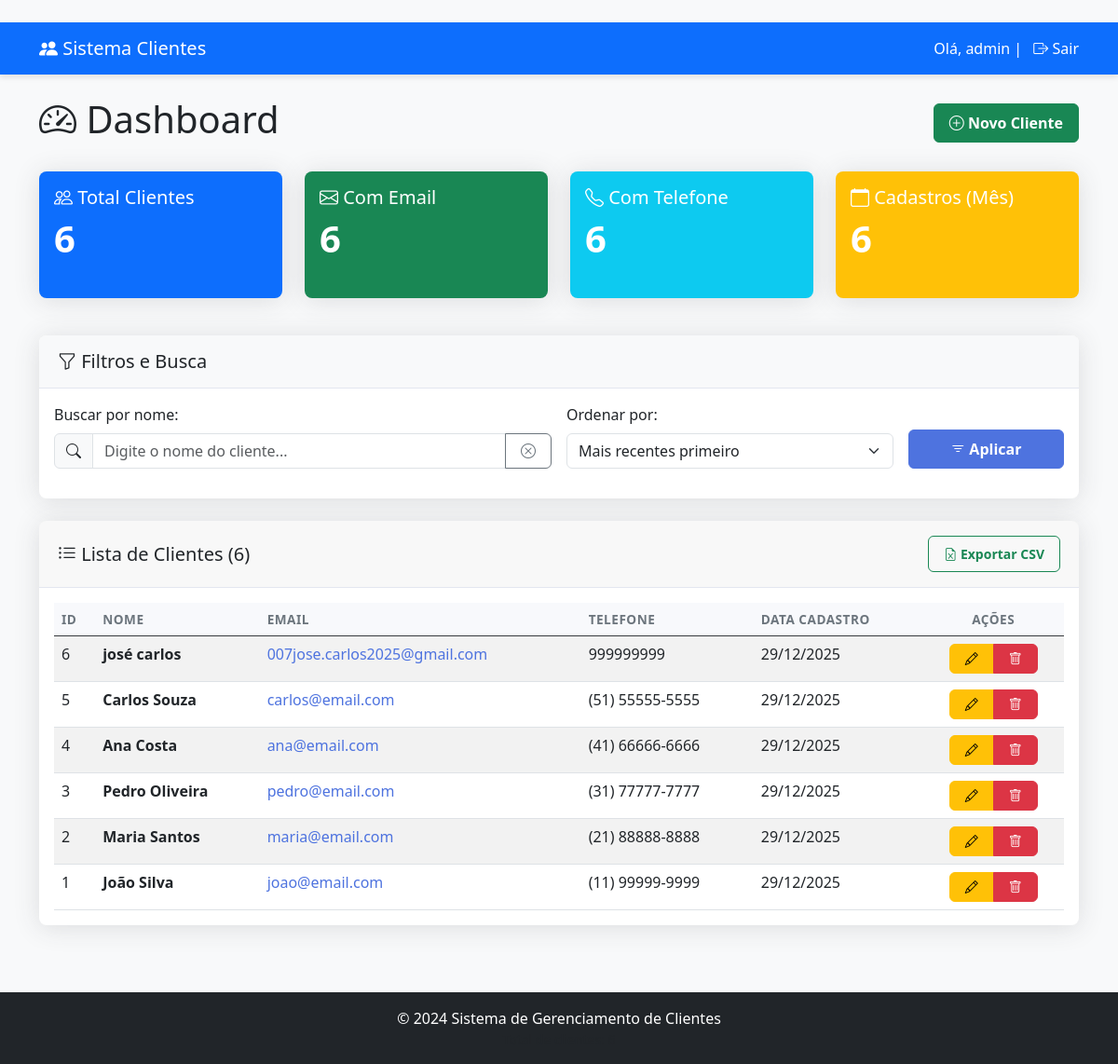
/ (signed in), run on the app's committed database.
### tables this page shows
CREATE TABLE clientes (
                        id INTEGER PRIMARY KEY AUTOINCREMENT,
                        nome TEXT NOT NULL,
                        email TEXT,
                        telefone TEXT,
                        data_cadastro TIMESTAMP DEFAULT CURRENT_TIMESTAMP
                    );

### app.py (the view)
@app.route('/')
def home():
    if "user" not in session:
        return redirect("/login")
    try:
        conn = get_db_connection()
        total_clientes = conn.execute("SELECT COUNT(*) FROM clientes").fetchone()[0]
        clientes_com_email = conn.execute("SELECT COUNT(*) FROM clientes WHERE email IS NOT NULL AND email != ''").fetchone()[0]
        clientes_com_telefone = conn.execute("SELECT COUNT(*) FROM clientes WHERE telefone IS NOT NULL AND telefone != ''").fetchone()[0]
        try:
            mes_atual = date.today().strftime('%Y-%m')
            cadastros_mes = conn.execute("""SELECT COUNT(*) FROM clientes
                                           WHERE strftime('%Y-%m', data_cadastro) = ?""",
                                        (mes_atual,)).fetchone()[0]
        except:
            cadastros_mes = 0
        search = request.args.get('search', '')
        ordenar = request.args.get('ordenar', 'id_desc')
        query = "SELECT * FROM clientes WHERE 1=1"
        params = []
        if search:
            query += " AND nome LIKE ?"
            params.append(f"%{search}%")
        if ordenar == 'nome_asc':
            query += " ORDER BY nome ASC"
        elif ordenar == 'nome_desc':
            query += " ORDER BY nome DESC"
        elif ordenar == 'id_asc':
            query += " ORDER BY id ASC"
        else:
            query += " ORDER BY id DESC"
        clientes = conn.execute(query, params).fetchall()
        conn.close()
        return render_template("index.html",
                             clientes=clientes,
                             total_clientes=total_clientes,
                             clientes_com_email=clientes_com_email,
                             clientes_com_telefone=clientes_com_telefone,
                             cadastros_mes=cadastros_mes)
    except Exception as e:
        return f"<h1>Erro no servidor</h1><p>{str(e)}</p><a href='/'>Voltar</a>"

### app.py (called while the page is built)
def get_db_connection():
    conn = sqlite3.connect(app.config['SQLITE_DATABASE'], detect_types=sqlite3.PARSE_DECLTYPES)
    conn.row_factory = sqlite3.Row
    return conn

### templates/index.html (shortened to what this page needs)
﻿<!DOCTYPE html>
<html lang="pt-br">
<head>
    <link href="https://cdn.jsdelivr.net/npm/bootstrap@5.3.0/dist/css/bootstrap.min.css" rel="stylesheet">
    <link rel="stylesheet" href="https://cdn.jsdelivr.net/npm/bootstrap-icons@1.10.0/font/bootstrap-icons.css">
    <link rel="stylesheet" href="{{ url_for('static', filename='css/style.css') }}">
</head>
<body class="bg-light">
    <nav class="navbar navbar-expand-lg navbar-dark bg-primary">
        <div class="container">
            <a class="navbar-brand" href="/">
                <i class="bi bi-people-fill"></i> Sistema Clientes
            </a>
            <span class="navbar-text text-white">
                Olá, {{ session["user"] }} |
                <a href="/logout" class="text-white text-decoration-none ms-2">
                    <i class="bi bi-box-arrow-right"></i> Sair
                </a>
            </span>
        </div>
    </nav>
    <div class="container mt-4">
        <div class="d-flex justify-content-between align-items-center mb-4">
            <h1><i class="bi bi-speedometer2"></i> Dashboard</h1>
            <a href="/cliente/add" class="btn btn-success">
                <i class="bi bi-plus-circle"></i> Novo Cliente
            </a>
        </div>
        <div class="row mb-4">
            <div class="col-md-3 mb-3">
                <div class="card text-white bg-primary h-100">
                    <div class="card-body">
                        <h5 class="card-title"><i class="bi bi-people"></i> Total Clientes</h5>
                        <p class="card-text display-6">{{ total_clientes }}</p>
                    </div>
                </div>
            </div>
            <div class="col-md-3 mb-3">
                <div class="card text-white bg-success h-100">
                    <div class="card-body">
                        <h5 class="card-title"><i class="bi bi-envelope"></i> Com Email</h5>
                        <p class="card-text display-6">{{ clientes_com_email }}</p>
                    </div>
                </div>
            </div>
            <div class="col-md-3 mb-3">
                <div class="card text-white bg-info h-100">
                    <div class="card-body">
                        <h5 class="card-title"><i class="bi bi-telephone"></i> Com Telefone</h5>
                        <p class="card-text display-6">{{ clientes_com_telefone }}</p>
                    </div>
                </div>
            </div>
            <div class="col-md-3 mb-3">
                <div class="card text-white bg-warning h-100">
                    <div class="card-body">
                        <h5 class="card-title"><i class="bi bi-calendar"></i> Cadastros (Mês)</h5>
                        <p class="card-text display-6">{{ cadastros_mes }}</p>
                    </div>
                </div>
            </div>
        </div>
        <div class="card mb-4">
            <div class="card-header bg-light">
                <h5 class="mb-0"><i class="bi bi-funnel"></i> Filtros e Busca</h5>
            </div>
            <div class="card-body">
                <form method="GET" action="/" class="row g-3">
                    <div class="col-md-6">
                        <label for="search" class="form-label">Buscar por nome:</label>
                        <div class="input-group">
                            <span class="input-group-text"><i class="bi bi-search"></i></span>
                            <input type="text" class="form-control" id="search" name="search"
                                   placeholder="Digite o nome do cliente..."
                                   value="{{ request.args.get('search', '') }}">
                            <button class="btn btn-outline-secondary" type="button" onclick="document.getElementById('search').value='';this.form.submit()">
                                <i class="bi bi-x-circle"></i>
                            </button>
                        </div>
                    </div>
                    <div class="col-md-4">
                        <label for="ordenar" class="form-label">Ordenar por:</label>
                        <select class="form-select" id="ordenar" name="ordenar">
                            <option value="id_desc" {% if request.args.get('ordenar') == 'id_desc' or not request.args.get('ordenar') %}selected{% endif %}>
                                Mais recentes primeiro
                            </option>
                        </select>
                    </div>
                    <div class="col-md-2 d-flex align-items-end">
                        <div class="d-grid gap-2 w-100">
                            <button type="submit" class="btn btn-primary">
                                <i class="bi bi-filter"></i> Aplicar
                            </button>
                        </div>
                    </div>
                </form>
            </div>
        </div>
        <div class="card">
            <div class="card-header d-flex justify-content-between align-items-center">
                <h5 class="mb-0"><i class="bi bi-list-ul"></i> Lista de Clientes ({{ clientes|length }})</h5>
                <div>
                    <a href="/export/csv" class="btn btn-sm btn-outline-success">
                        <i class="bi bi-file-earmark-excel"></i> Exportar CSV
                    </a>
                </div>
            </div>
            <div class="card-body">
                {% if clientes %}
                <div class="table-responsive">
                    <table class="table table-hover table-striped">
                        <thead class="table-dark">
                            <tr>
                                <th>ID</th>
                                <th>Nome</th>
                                <th>Email</th>
                                <th>Telefone</th>
                                <th>Data Cadastro</th>
                                <th class="text-center">Ações</th>
                            </tr>
                        </thead>
                        <tbody>
                            {% for cliente in clientes %}
                            <tr>
                                <td>{{ cliente.id }}</td>
                                <td><strong>{{ cliente.nome }}</strong></td>
                                <td>
                                    {% if cliente.email %}
                                    <a href="mailto:{{ cliente.email }}">{{ cliente.email }}</a>
                                    {% else %}
                                    <span class="text-muted">-</span>
                                    {% endif %}
                                </td>
                                <td>
                                    {% if cliente.telefone %}
                                    {{ cliente.telefone }}
                                    {% else %}
                                    <span class="text-muted">-</span>
                                    {% endif %}
                                </td>
                                <td>
                                    {% if cliente.data_cadastro %}
                                    {{ cliente.data_cadastro.strftime('%d/%m/%Y') }}
                                    {% else %}
                                    <span class="text-muted">-</span>
                                    {% endif %}
                                </td>
                                <td class="text-center">
                                    <div class="btn-group btn-group-sm" role="group">
                                        <a href="/cliente/edit/{{ cliente.id }}" class="btn btn-warning"
                                           title="Editar">
                                            <i class="bi bi-pencil"></i>
                                        </a>
                                        <button type="button" class="btn btn-danger"
                                                onclick="confirmDelete({{ cliente.id }}, '{{ cliente.nome }}')"
                                                title="Excluir">
                                            <i class="bi bi-trash"></i>
                                        </button>
                                    </div>
                                </td>
                            </tr>
                            {% endfor %}
                        </tbody>
                    </table>
                </div>
                {% endif %}
            </div>
        </div>
    </div>
    <footer class="mt-5 py-3 bg-dark text-white">
        <div class="container text-center">
            <p class="mb-0">&copy; 2024 Sistema de Gerenciamento de Clientes</p>
            <small class="text-muted">Total de clientes: {{ total_clientes }}</small>
        </div>
    </footer>
</body>
</html>

### static/css/style.css (style rules this page uses)
:root { --primary-color: #4e73df; --secondary-color: #858796; --success-color: #1cc88a; --info-color: #36b9cc; --warning-color: #f6c23e; --danger-color: #e74a3b; --light-color: #f8f9fc; --dark-color: #5a5c69; }
body { background-color: #f8f9fc; font-family: 'Segoe UI', Tahoma, Geneva, Verdana, sans-serif; min-height: 100vh; display: flex; flex-direction: column; }
.navbar { box-shadow: 0 3px 6px rgba(0,0,0,0.1); }
.card { border: none; border-radius: 0.5rem; box-shadow: 0 0.15rem 1.75rem 0 rgba(58, 59, 69, 0.15); margin-bottom: 1.5rem; }
.card-header { border-bottom: 1px solid #e3e6f0; border-radius: 0.5rem 0.5rem 0 0 !important; padding: 1rem 1.25rem; }
.btn { border-radius: 0.375rem; font-weight: 600; padding: 0.5rem 1rem; }
.btn-primary { background-color: var(--primary-color); border-color: var(--primary-color); }
.table { margin-bottom: 0; }
.table th { border-top: none; font-weight: 600; color: #6c757d; text-transform: uppercase; font-size: 0.85rem; letter-spacing: 0.5px; background-color: #f8f9fc; }
.card .display-6 { font-weight: 700; margin-bottom: 0; }
body { min-height: 100vh; display: flex; flex-direction: column; }
.container { flex: 1; }
a { text-decoration: none; color: var(--primary-color); }

### data on the page
clientes: id "6", nome "josé carlos", email "007jose.carlos2025@gmail.com", telefone "999999999", data_cadastro "29/12/2025"
clientes: id "5", nome "Carlos Souza", email "carlos@email.com", telefone "(51) 55555-5555", data_cadastro "29/12/2025"
clientes: id "4", nome "Ana Costa", email "ana@email.com", telefone "(41) 66666-6666", data_cadastro "29/12/2025"
clientes: id "3", nome "Pedro Oliveira", email "pedro@email.com", telefone "(31) 77777-7777", data_cadastro "29/12/2025"
clientes: id "2", nome "Maria Santos", email "maria@email.com", telefone "(21) 88888-8888", data_cadastro "29/12/2025"
clientes: id "1", nome "João Silva", email "joao@email.com", telefone "(11) 99999-9999", data_cadastro "29/12/2025"

### other printed values
{{ session["user"] }} "admin"
{{ total_clientes }} "6"
{{ clientes_com_email }} "6"
{{ clientes_com_telefone }} "6"
{{ cadastros_mes }} "6"
{{ clientes|length }} "6"
